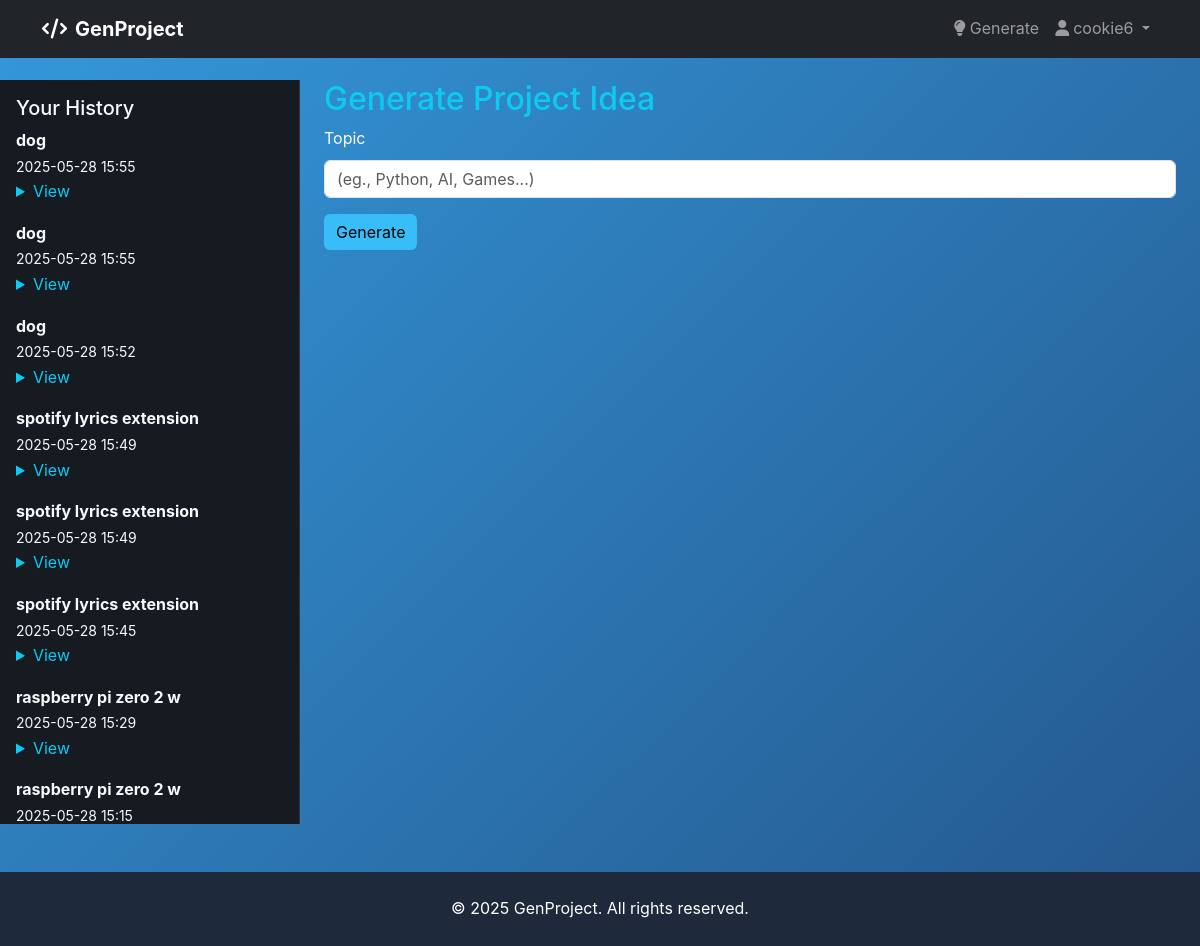
Screenshot of /generate (signed in) with the database file from the repository.
### app.py (models this page shows, shortened)
class ProjectIdea(db.Model):
    id = db.Column(db.Integer, primary_key=True)
    user_id = db.Column(db.Integer, db.ForeignKey('user.id'), nullable=False)
    topic = db.Column(db.String(100), nullable=False)
    content = db.Column(db.Text, nullable=False)
    timestamp = db.Column(db.DateTime, default=datetime.now)

### app.py (the view, shortened to what this page needs)
@app.route('/generate', methods=['GET', 'POST'])
@login_required
def generate():
    idea = None
    topic = None
    try:
        history = ProjectIdea.query.filter_by(user_id=session["user_id"]).order_by(ProjectIdea.timestamp.desc()).all()
    except Exception as e:
        history = []
        flash("Could not load history", "warning")
    rendered_idea = Markup(markdown.markdown(idea)) if idea else None
    return render_template("generate.html", idea=rendered_idea, topic=topic, history=history)

### utils.py (called while the page is built)
def login_required(f):
    from functools import wraps
    @wraps(f)
    def decorated_function(*args, **kwargs):
        if 'user_id' not in session:
            flash("Please login to access this page.", "warning")
            return redirect(url_for("login"))
        return f(*args, **kwargs)
    return decorated_function

### templates/generate.html (shortened to what this page needs)
{% extends 'base.html' %}
{% block content %}
<div class="container-fluid">
    <div class="row">
        <div class="col-md-3 p-0">
            <div class="sidebar-wrapper" id="sidebar">
                <h5>Your History</h5>
                {% if history %}
                    {% for h in history %}
                        <div class="mb-3">
                            <strong>{{ h.topic }}</strong><br>
                            <small>{{ h.timestamp.strftime('%Y-%m-%d %H:%M') }}</small>
                            <details>
                                <summary class="text-info">View</summary>
                            </details>
                        </div>
                    {% endfor %}
                {% else %}
                    <p class="text-muted">No history yet</p>
                {% endif %}
            </div>
        </div>
        <div class="col-md-9 offset-md-0 px-4">
            <h2 class="text-info">Generate Project Idea</h2>
            <form method="POST" class="mb-4">
                <div class="mb-3">
                    <label for="topic" class="form-label">Topic</label>
                    <input type="text" name="topic" id="topic" placeholder="(eg., Python, AI, Games...)" class="form-control" value="{{ topic or '' }}" required>
                </div>
                <button type="submit" class="btn btn-primary">Generate</button>
            </form>
        </div>
    </div>
</div>
{% endblock %}

### templates/base.html (shortened to what this page needs)
<!DOCTYPE html>
<html lang="en">
<head>
    <link href="https://cdn.jsdelivr.net/npm/bootstrap@5.3.3/dist/css/bootstrap.min.css" rel="stylesheet">
    <link rel="stylesheet" href="{{ url_for('static', filename='styles.css') }}">
    <link rel="stylesheet" href="https://cdnjs.cloudflare.com/ajax/libs/font-awesome/6.4.0/css/all.min.css">
</head>
<body>
    <nav class="navbar navbar-expand-lg navbar-dark bg-dark fixed-top">
        <div class="container">
            <a class="navbar-brand fw-bold" href="{{ url_for('index') }}">
                <i class="fas fa-code me-2"></i>GenProject
            </a>
            <div class="collapse navbar-collapse" id="navbarNav">
                <ul class="navbar-nav ms-auto">
                    {% if session.get("user_id") %}
                        <li class="nav-item">
                            <a class="nav-link" href="{{ url_for('generate') }}">
                                <i class="fas fa-lightbulb me-1"></i>Generate
                            </a>
                        </li>
                        <li class="nav-item dropdown">
                            <a href="#" class="nav-link dropdown-toggle" role="button" data-bs-toggle="dropdown">
                                <i class="fas fa-user me-1"></i>{{ session.get("username", "User") }}
                            </a>
                        </li>
                    {% endif %}
                </ul>
            </div>
        </div>
    </nav>
    <main class="main-content">
        {% block content %}{% endblock %}
    </main>
    <footer class="footer text-center py-4 mt-5">
        <div class="container">
            <p class="mb-0">&copy; 2025 GenProject. All rights reserved.</p>
        </div>
    </footer>
</body>
</html>

### static/styles.css (style rules this page uses)
body { color: white; }
h1, h2 { color: #38bdf8; }
a { text-decoration: none; }
.btn-primary, .btn-success { background-color: #38bdf8; border: none; }
footer { position: relative; width: 100%; text-align: center; padding: 20px; background-color: #1e293b; color: white; margin-top: 40px; }
:root { --primary-gradient: linear-gradient(135deg, #667eea 0%, #764ba2 100%); --secondary-gradient: linear-gradient(135deg, #f093fb 0%, #f5576c 100%); --accent-gradient: linear-gradient(135deg, #4facfe 0%, #00f2fe 100%); --glass-bg: rgba(255, 255, 255, 0.1); --glass-border: rgba(255, 255, 255, 0.2); --text-primary: #1a1a2e; --text-secondary: #6c757d; --backdrop-blur: blur(20px); }
* { margin: 0; padding: 0; box-sizing: border-box; }
body { font-family: 'Inter', sans-serif; background: linear-gradient(135deg, #3498db 0%, #15153d 50%, #2f3548 100%); background-size: 400% 400%; animation: gradientShift 15s ease infinite; overflow-x: hidden; line-height: 1.6; }
.main-content { margin-top: 5rem; }

### templates/generate.html (style rules this page uses)
body { background-color: #0d1117; color: #f8f9fa; }
.form-control, .btn { color: #000; }
.sidebar-wrapper { background-color: #161b22; border-right: 1px solid #30363d; height: 100vh; overflow-y: auto; padding: 1rem; max-height: calc(100vh - 56px); overflow-y: auto; }

### rows the page displays
ProjectIdea: topic "dog", timestamp "2025-05-28 15:55"
ProjectIdea: topic "dog", timestamp "2025-05-28 15:55"
ProjectIdea: topic "dog", timestamp "2025-05-28 15:52"
ProjectIdea: topic "spotify lyrics extension", timestamp "2025-05-28 15:49"
ProjectIdea: topic "spotify lyrics extension", timestamp "2025-05-28 15:49"
ProjectIdea: topic "spotify lyrics extension", timestamp "2025-05-28 15:45"
ProjectIdea: topic "raspberry pi zero 2 w", timestamp "2025-05-28 15:29"
ProjectIdea: topic "raspberry pi zero 2 w", timestamp "2025-05-28 15:15"

### other values shown
{{ session.get("username", "User") }} "cookie6"
